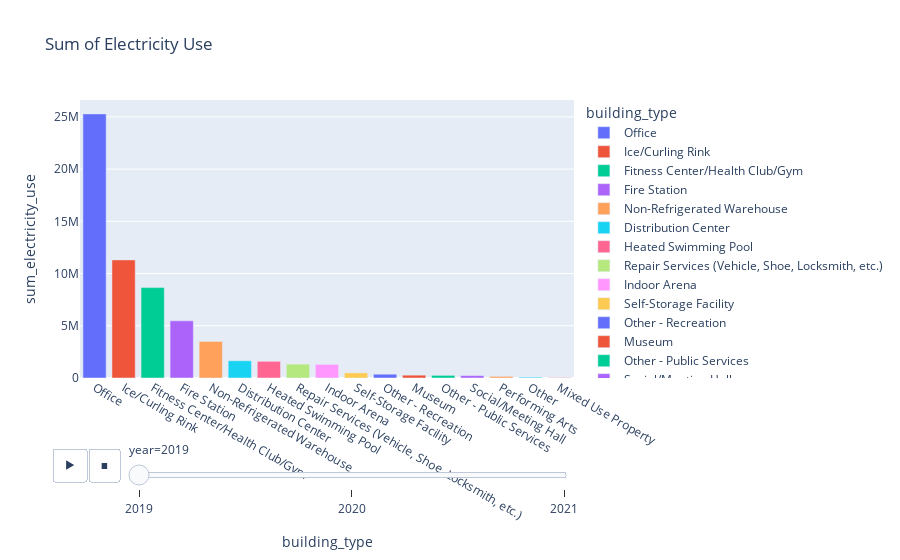

Write notebook code for a chart like this one.
### Code cell
fig = px.bar(query_table3, x="building_type", y="sum_electricity_use", title="Sum of Electricity Use", color="building_type",
             animation_frame="year", animation_group="building_type", hover_name="average_pm25")
fig.show()

### Figure 1 — Plotly figure (JSON) as saved in the notebook; plotly's stock layout.template omitted (floating-point values rounded to 4 significant figures)
{"data": [{"alignmentgroup": "True", "hovertemplate": "<b>%{hovertext}</b><br><br>building_type=%{x}<br>year=2019<br>sum_electricity_use=%{y}<extra></extra>", "hovertext": [27.62], "ids": ["Office"], "legendgroup": "Office", "marker": {"color": "#636efa", "pattern": {"shape": ""}}, "name": "Office", "offsetgroup": "Office", "orientation": "v", "showlegend": true, "textposition": "auto", "type": "bar", "x": ["Office"], "xaxis": "x", "y": [25280000.0], "yaxis": "y"}, {"alignmentgroup": "True", "hovertemplate": "<b>%{hovertext}</b><br><br>building_type=%{x}<br>year=2019<br>sum_electricity_use=%{y}<extra></extra>", "hovertext": [27.62], "ids": ["Ice/Curling Rink"], "legendgroup": "Ice/Curling Rink", "marker": {"color": "#EF553B", "pattern": {"shape": ""}}, "name": "Ice/Curling Rink", "offsetgroup": "Ice/Curling Rink", "orientation": "v", "showlegend": true, "textposition": "auto", "type": "bar", "x": ["Ice/Curling Rink"], "xaxis": "x", "y": [11310000.0], "yaxis": "y"}, {"alignmentgroup": "True", "hovertemplate": "<b>%{hovertext}</b><br><br>building_type=%{x}<br>year=2019<br>sum_electricity_use=%{y}<extra></extra>", "hovertext": [27.62], "ids": ["Fitness Center/Health Club/Gym"], "legendgroup": "Fitness Center/Health Club/Gym", "marker": {"color": "#00cc96", "pattern": {"shape": ""}}, "name": "Fitness Center/Health Club/Gym", "offsetgroup": "Fitness Center/Health Club/Gym", "orientation": "v", "showlegend": true, "textposition": "auto", "type": "bar", "x": ["Fitness Center/Health Club/Gym"], "xaxis": "x", "y": [8657000.0], "yaxis": "y"}, {"alignmentgroup": "True", "hovertemplate": "<b>%{hovertext}</b><br><br>building_type=%{x}<br>year=2019<br>sum_electricity_use=%{y}<extra></extra>", "hovertext": [27.62], "ids": ["Fire Station"], "legendgroup": "Fire Station", "marker": {"color": "#ab63fa", "pattern": {"shape": ""}}, "name": "Fire Station", "offsetgroup": "Fire Station", "orientation": "v", "showlegend": true, "textposition": "auto", "type": "bar", "x": ["Fire Station"], "xaxis": "x", "y": [5474000.0], "yaxis": "y"}, {"alignmentgroup": "True", "hovertemplate": "<b>%{hovertext}</b><br><br>building_type=%{x}<br>year=2019<br>sum_electricity_use=%{y}<extra></extra>", "hovertext": [27.62], "ids": ["Non-Refrigerated Warehouse"], "legendgroup": "Non-Refrigerated Warehouse", "marker": {"color": "#FFA15A", "pattern": {"shape": ""}}, "name": "Non-Refrigerated Warehouse", "offsetgroup": "Non-Refrigerated Warehouse", "orientation": "v", "showlegend": true, "textposition": "auto", "type": "bar", "x": ["Non-Refrigerated Warehouse"], "xaxis": "x", "y": [3501000.0], "yaxis": "y"}, {"alignmentgroup": "True", "hovertemplate": "<b>%{hovertext}</b><br><br>building_type=%{x}<br>year=2019<br>sum_electricity_use=%{y}<extra></extra>", "hovertext": [27.62], "ids": ["Distribution Center"], "legendgroup": "Distribution Center", "marker": {"color": "#19d3f3", "pattern": {"shape": ""}}, "name": "Distribution Center", "offsetgroup": "Distribution Center", "orientation": "v", "showlegend": true, "textposition": "auto", "type": "bar", "x": ["Distribution Center"], "xaxis": "x", "y": [1651000.0], "yaxis": "y"}, {"alignmentgroup": "True", "hovertemplate": "<b>%{hovertext}</b><br><br>building_type=%{x}<br>year=2019<br>sum_electricity_use=%{y}<extra></extra>", "hovertext": [27.62], "ids": ["Heated Swimming Pool"], "legendgroup": "Heated Swimming Pool", "marker": {"color": "#FF6692", "pattern": {"shape": ""}}, "name": "Heated Swimming Pool", "offsetgroup": "Heated Swimming Pool", "orientation": "v", "showlegend": true, "textposition": "auto", "type": "bar", "x": ["Heated Swimming Pool"], "xaxis": "x", "y": [1597000.0], "yaxis": "y"}, {"alignmentgroup": "True", "hovertemplate": "<b>%{hovertext}</b><br><br>building_type=%{x}<br>year=2019<br>sum_electricity_use=%{y}<extra></extra>", "hovertext": [27.62], "ids": ["Repair Services (Vehicle, Shoe, Locksmith, etc.)"], "legendgroup": "Repair Services (Vehicle, Shoe, Locksmith, etc.)", "marker": {"color": "#B6E880", "pattern": {"shape": ""}}, "name": "Repair Services (Vehicle, Shoe, Locksmith, etc.)", "offsetgroup": "Repair Services (Vehicle, Shoe, Locksmith, etc.)", "orientation": "v", "showlegend": true, "textposition": "auto", "type": "bar", "x": ["Repair Services (Vehicle, Shoe, Locksmith, etc.)"], "xaxis": "x", "y": [1330000.0], "yaxis": "y"}, {"alignmentgroup": "True", "hovertemplate": "<b>%{hovertext}</b><br><br>building_type=%{x}<br>year=2019<br>sum_electricity_use=%{y}<extra></extra>", "hovertext": [27.62], "ids": ["Indoor Arena"], "legendgroup": "Indoor Arena", "marker": {"color": "#FF97FF", "pattern": {"shape": ""}}, "name": "Indoor Arena", "offsetgroup": "Indoor Arena", "orientation": "v", "showlegend": true, "textposition": "auto", "type": "bar", "x": ["Indoor Arena"], "xaxis": "x", "y": [1302000.0], "yaxis": "y"}, {"alignmentgroup": "True", "hovertemplate": "<b>%{hovertext}</b><br><br>building_type=%{x}<br>year=2019<br>sum_electricity_use=%{y}<extra></extra>", "hovertext": [27.62], "ids": ["Self-Storage Facility"], "legendgroup": "Self-Storage Facility", "marker": {"color": "#FECB52", "pattern": {"shape": ""}}, "name": "Self-Storage Facility", "offsetgroup": "Self-Storage Facility", "orientation": "v", "showlegend": true, "textposition": "auto", "type": "bar", "x": ["Self-Storage Facility"], "xaxis": "x", "y": [488100.0], "yaxis": "y"}, {"alignmentgroup": "True", "hovertemplate": "<b>%{hovertext}</b><br><br>building_type=%{x}<br>year=2019<br>sum_electricity_use=%{y}<extra></extra>", "hovertext": [27.62], "ids": ["Other - Recreation"], "legendgroup": "Other - Recreation", "marker": {"color": "#636efa", "pattern": {"shape": ""}}, "name": "Other - Recreation", "offsetgroup": "Other - Recreation", "orientation": "v", "showlegend": true, "textposition": "auto", "type": "bar", "x": ["Other - Recreation"], "xaxis": "x", "y": [363600.0], "yaxis": "y"}, {"alignmentgroup": "True", "hovertemplate": "<b>%{hovertext}</b><br><br>building_type=%{x}<br>year=2019<br>sum_electricity_use=%{y}<extra></extra>", "hovertext": [27.62], "ids": ["Museum"], "legendgroup": "Museum", "marker": {"color": "#EF553B", "pattern": {"shape": ""}}, "name": "Museum", "offsetgroup": "Museum", "orientation": "v", "showlegend": true, "textposition": "auto", "type": "bar", "x": ["Museum"], "xaxis": "x", "y": [273200.0], "yaxis": "y"}, {"alignmentgroup": "True", "hovertemplate": "<b>%{hovertext}</b><br><br>building_type=%{x}<br>year=2019<br>sum_electricity_use=%{y}<extra></extra>", "hovertext": [27.62], "ids": ["Other - Public Services"], "legendgroup": "Other - Public Services", "marker": {"color": "#00cc96", "pattern": {"shape": ""}}, "name": "Other - Public Services", "offsetgroup": "Other - Public Services", "orientation": "v", "showlegend": true, "textposition": "auto", "type": "bar", "x": ["Other - Public Services"], "xaxis": "x", "y": [249800.0], "yaxis": "y"}, {"alignmentgroup": "True", "hovertemplate": "<b>%{hovertext}</b><br><br>building_type=%{x}<br>year=2019<br>sum_electricity_use=%{y}<extra></extra>", "hovertext": [27.62], "ids": ["Social/Meeting Hall"], "legendgroup": "Social/Meeting Hall", "marker": {"color": "#ab63fa", "pattern": {"shape": ""}}, "name": "Social/Meeting Hall", "offsetgroup": "Social/Meeting Hall", "orientation": "v", "showlegend": true, "textposition": "auto", "type": "bar", "x": ["Social/Meeting Hall"], "xaxis": "x", "y": [227500.0], "yaxis": "y"}, {"alignmentgroup": "True", "hovertemplate": "<b>%{hovertext}</b><br><br>building_type=%{x}<br>year=2019<br>sum_electricity_use=%{y}<extra></extra>", "hovertext": [27.62], "ids": ["Performing Arts"], "legendgroup": "Performing Arts", "marker": {"color": "#FFA15A", "pattern": {"shape": ""}}, "name": "Performing Arts", "offsetgroup": "Performing Arts", "orientation": "v", "showlegend": true, "textposition": "auto", "type": "bar", "x": ["Performing Arts"], "xaxis": "x", "y": [156800.0], "yaxis": "y"}, {"alignmentgroup": "True", "hovertemplate": "<b>%{hovertext}</b><br><br>building_type=%{x}<br>year=2019<br>sum_electricity_use=%{y}<extra></extra>", "hovertext": [27.62], "ids": ["Other"], "legendgroup": "Other", "marker": {"color": "#19d3f3", "pattern": {"shape": ""}}, "name": "Other", "offsetgroup": "Other", "orientation": "v", "showlegend": true, "textposition": "auto", "type": "bar", "x": ["Other"], "xaxis": "x", "y": [81690.0], "yaxis": "y"}, {"alignmentgroup": "True", "hovertemplate": "<b>%{hovertext}</b><br><br>building_type=%{x}<br>year=2019<br>sum_electricity_use=%{y}<extra></extra>", "hovertext": [27.62], "ids": ["Mixed Use Property"], "legendgroup": "Mixed Use Property", "marker": {"color": "#FF6692", "pattern": {"shape": ""}}, "name": "Mixed Use Property", "offsetgroup": "Mixed Use Property", "orientation": "v", "showlegend": true, "textposition": "auto", "type": "bar", "x": ["Mixed Use Property"], "xaxis": "x", "y": [40040.0], "yaxis": "y"}], "layout": {"barmode": "relative", "legend": {"title": {"text": "building_type"}, "tracegroupgap": 0}, "sliders": [{"active": 0, "currentvalue": {"prefix": "year="}, "len": 0.9, "pad": {"b": 10, "t": 60}, "steps": [{"args": [["2019"], {"frame": {"duration": 0, "redraw": true}, "fromcurrent": true, "mode": "immediate", "transition": {"duration": 0, "easing": "linear"}}], "label": "2019", "method": "animate"}, {"args": [["2020"], {"frame": {"duration": 0, "redraw": true}, "fromcurrent": true, "mode": "immediate", "transition": {"duration": 0, "easing": "linear"}}], "label": "2020", "method": "animate"}, {"args": [["2021"], {"frame": {"duration": 0, "redraw": true}, "fromcurrent": true, "mode": "immediate", "transition": {"duration": 0, "easing": "linear"}}], "label": "2021", "method": "animate"}], "x": 0.1, "xanchor": "left", "y": 0, "yanchor": "top"}], "title": {"text": "Sum of Electricity Use"}, "updatemenus": [{"buttons": [{"args": [null, {"frame": {"duration": 500, "redraw": true}, "fromcurrent": true, "mode": "immediate", "transition": {"duration": 500, "easing": "linear"}}], "label": "&#9654;", "method": "animate"}, {"args": [[null], {"frame": {"duration": 0, "redraw": true}, "fromcurrent": true, "mode": "immediate", "transition": {"duration": 0, "easing": "linear"}}], "label": "&#9724;", "method": "animate"}], "direction": "left", "pad": {"r": 10, "t": 70}, "showactive": false, "type": "buttons", "x": 0.1, "xanchor": "right", "y": 0, "yanchor": "top"}], "xaxis": {"anchor": "y", "categoryarray": ["Office", "Ice/Curling Rink", "Fitness Center/Health Club/Gym", "Fire Station", "Non-Refrigerated Warehouse", "Distribution Center", "Heated Swimming Pool", "Repair Services (Vehicle, Shoe, Locksmith, etc.)", "Indoor Arena", "Self-Storage Facility", "Other - Recreation", "Museum", "Other - Public Services", "Social/Meeting Hall", "Performing Arts", "Other", "Mixed Use Property"], "categoryorder": "array", "domain": [0, 1], "title": {"text": "building_type"}}, "yaxis": {"anchor": "x", "domain": [0, 1], "title": {"text": "sum_electricity_use"}}}}
